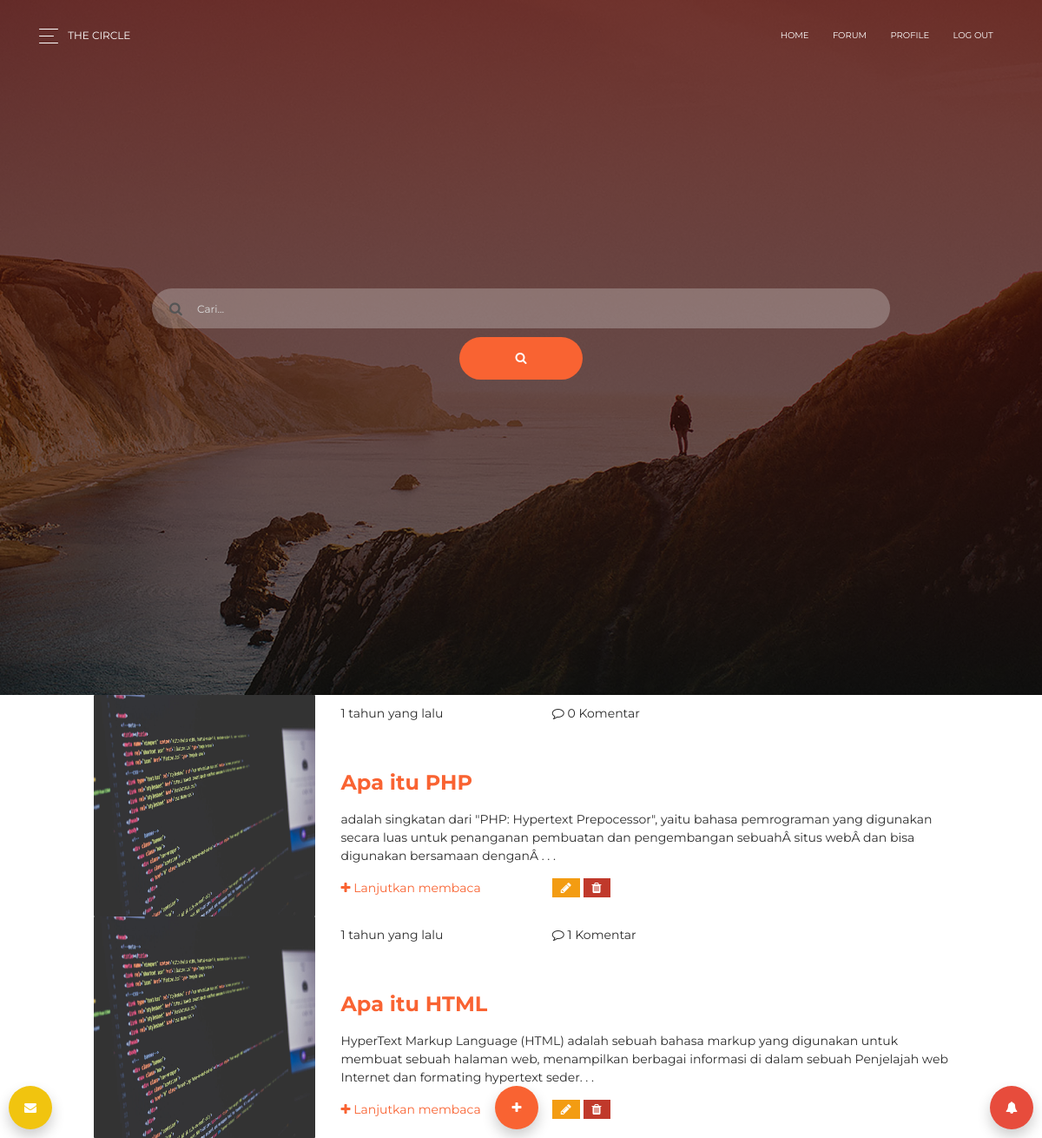
Screenshot of /index.php?mod=forum&act=t&id=2 (signed in) with the database file from the repository.
### tables this page shows
CREATE TABLE `post` (
  `post_id` int(11) NOT NULL,
  `judul` varchar(30) NOT NULL,
  `isi` text NOT NULL,
  `file` varchar(255) DEFAULT 'default/logo.jpg',
  `waktu` datetime NOT NULL,
  `w_deadline` datetime NOT NULL,
  `forum_id` int(11) NOT NULL,
  `img` varchar(255) DEFAULT 'default/default.jpg',
  `penulis` varchar(40) NOT NULL,
  `gaji` int(11) NOT NULL,
  `kota_penempatan` varchar(50) NOT NULL DEFAULT '-',
  `email` varchar(50) NOT NULL DEFAULT 'a@default.com',
  `no_hp` varchar(15) NOT NULL DEFAULT '-',
  `lowker_id` int(11) NOT NULL DEFAULT '1',
  `tag_id` varchar(255) NOT NULL,
  `status` int(6) NOT NULL
);

### config/function.php (called while the page is built, shortened)
<?php
function time_elapsed_string($datetime, $full = false) {
    $now = new DateTime;
    $ago = new DateTime($datetime);
    $diff = $now->diff($ago);
    $diff->w = floor($diff->d / 7);
    $diff->d -= $diff->w * 7;
    $string = array(
        'y' => 'tahun',
        'm' => 'bulan',
        'w' => 'minggu',
        'd' => 'hari',
        'h' => 'jam',
        'i' => 'menit',
        's' => 'detik',
    );
    foreach ($string as $k => &$v) {
        if ($diff->$k) {
            $v = $diff->$k . ' ' . $v . ($diff->$k > 1 ? '' : '');
        } else {
            unset($string[$k]);
        }
    }
    if (!$full)
        $string = array_slice($string, 0, 1);
    return $string ? implode(', ', $string) . ' yang lalu' : 'sekarang';
}
function settzone() {
    $tzone = "Asia/Jakarta";
}
?>

### apps/forum/forum_t.php (the view, shortened to what this page needs)
<div class="page-header" filter-color="orange">
        <div class="container">
            <div class="col-md-9 content-center">
                <div class="card card-plain">
                    <form class="form" method="POST" action="index.php?mod=forum&act=s">
                        <div class="content">
                            <div class="input-group form-group-no-border input-lg">
                                <span class="input-group-addon">
                                    <i class="fa fa-search"></i>
                                </span>
                                <input type="text" name="q" class="form-control" placeholder="Cari...">
                            </div>
                            <center><button class="btn btn-primary btn-round btn-lg btn-block col-lg-2"><i class="fa fa-search"></i></button></center>
                        </div>
                    </form>
                </div>
            </div>
        </div>
</div>
<div id="fixed_button3" class="but3" data-toggle="modal" data-target="#myModal">
  <i class="fa fa-plus" style="padding-top:18px;"></i>
</div>
<div class="container">
<?php
$id = $_GET['id'];
if($id==1){
  $sql    =   "SELECT a.*, b.tipe FROM post a INNER JOIN lowker b ON a.lowker_id = b.lowker_id WHERE a.status=1 AND a.forum_id='$id' ORDER BY a.waktu DESC";
      $query  = mysqli_query($con, $sql);
      $no=0;
      while ($row = mysqli_fetch_array($query))
      {
?>
  <div class="row justify-content-md-center">
    <div class="text-center col-md-8 col-lg-3">
      <div class="image">
        <img class="d-block img img-responsive" height="290px" src="d_media/post/<?php echo $row['img'] ?>">
      </div>
    </div>
    <?php
    $k = $row['post_id'];
    $sql1    =   "SELECT komentar_id FROM Komentar WHERE post_id='$k'";
    $query1  = mysqli_query($con, $sql1);
    $com = $query1->num_rows;
    ?>
        <div class="col-md-12 col-lg-8 row">
          <p class="col-md-4" style="padding-top: 10px;"><b>Deadline <?php echo $row['w_deadline'] ?></b></p>
          <p class="col-md-4" style="padding-top: 10px;"><i class="fa fa-comment-o"></i> <?php echo $com; ?></p>
          <p class="col-md-4" style="padding-top: 10px;"><i class="fa fa-map-marker"></i>  <?php echo $row['kota_penempatan'] ?></p>
            <div class="col-md-12">
                <h4><b><a href="index.php?mod=forum&act=det&id=<?php echo $row['post_id'] ?>"><?php echo $row['judul'] ?></a></b></h4>
                <?php echo substr(strip_tags(html_entity_decode($row['isi'])),0,210) ?>. . .
                <br/>
            </div>
            <p class="col-md-4" style="padding-top: 10px;">
              <a href="index.php?mod=forum&act=det&id=<?php echo $row['post_id'] ?>"><i class="fa fa-plus"></i>  Lanjutkan membaca</a></p>
              <p class="col-md-4" style="padding-top: 10px">
                <?php if (isset($_SESSION['login'])==$row['penulis']) { ?>
                <a style="background-color:#f39c12;width:30px;height:30px;padding:2px 10px 2px 10px; color:white;" class="label label-default" href="?mod=post&amp;act=e&amp;id=<?php echo $row['post_id']; ?>"><i class="fa fa-pencil"></i></a>
                <a style="background-color:#c0392b;width:30px;height:30px;padding:2px 10px 2px 10px; color:white;" class="label label-danger" href="?mod=post&amp;act=d&amp;id=<?php echo $row['post_id']; ?>&f=<?php echo $row['forum_id']; ?>" onClick="javascript: return confirm('Apakah anda ingin menghapus?');"><i class="fa fa-trash"></i></a><span class="col-lg-offset-2"></span>
                <?php } ?>
              </p>
              <p class="col-md-4" style="padding-top: 10px">
                <a style="background-color:#3498db;width:30px;height:30px;padding:2px 10px 2px 10px; color:white;" class="label label-default"><b><?php echo $row['tipe'] ?></b></a>
              </p>
       </div>
  </div>
<?php } ?>
<?php }else{
  $sql    =   "SELECT a.*, b.tipe FROM post a INNER JOIN lowker b ON a.lowker_id = b.lowker_id WHERE a.status=1 AND a.forum_id='$id' ORDER BY a.waktu DESC";
      $query  = mysqli_query($con, $sql);
      while ($row = mysqli_fetch_array($query))
      {
?>
  <div class="row justify-content-md-center">
    <div class="text-center col-md-8 col-lg-3">
      <div class="image">
        <img class="d-block img img-responsive" src="d_media/post/<?php echo $row['img'] ?>">
      </div>
    </div>
<?php
$k = $row['post_id'];
$sql1    =   "SELECT komentar_id FROM Komentar WHERE post_id='$k'";
$query1  = mysqli_query($con, $sql1);
$com = $query1->num_rows;
    ?>
        <div class="col-md-12 col-lg-8 row">
          <p class="col-md-4" style="padding-top: 10px;"><?php echo time_elapsed_string($row['waktu']) ?></b></p>
          <p class="col-md-4" style="padding-top: 10px;"><i class="fa fa-comment-o"></i>  <?php echo $com; ?> Komentar</p>
            <div class="col-md-12">
                <h4><b><a href="index.php?mod=forum&act=det&id=<?php echo $row['post_id'] ?>"><?php echo $row['judul'] ?></a></b></h4>
                <?php echo substr(strip_tags(html_entity_decode($row['isi'])),0,210) ?>. . .
                <br/>
            </div>
            <p class="col-md-4" style="padding-top: 10px;"><a href="index.php?mod=forum&act=det&id=<?php echo $row['post_id'] ?>"><i class="fa fa-plus"></i>  Lanjutkan membaca</a></p>
            <p class="col-md-4" style="padding-top: 10px">
              <?php if (isset($_SESSION['login'])==$row['penulis']) { ?>
              <a style="background-color:#f39c12;width:30px;height:30px;padding:2px 10px 2px 10px; color:white;" class="label label-default" href="?mod=post&amp;act=e&amp;id=<?php echo $row['post_id']; ?>"><i class="fa fa-pencil"></i></a>
              <a style="background-color:#c0392b;width:30px;height:30px;padding:2px 10px 2px 10px; color:white;" class="label label-danger" href="?mod=post&amp;act=d&amp;id=<?php echo $row['post_id']; ?>&f=<?php echo $row['forum_id']; ?>" onClick="javascript: return confirm('Apakah anda ingin menghapus?');"><i class="fa fa-trash"></i></a><span class="col-lg-offset-2"></span>
              <?php } ?>
            </p>
       </div>
  </div>
<?php }
}?>
</div>

### template.php (style rules this page uses)
#fixed_button3 { position: fixed; bottom: 10px; left: 47.5%; z-index: 100; }
.but3 { width: 50px; height: 50px; background-color: rgb(249,99,50); border-radius: 100px; color: white; text-align: center; box-shadow: 0px 8px 16px 0px rgba(0,0,0,0.2); }
.image { position:relative; overflow:hidden; padding-bottom:100%; }
.image img { position:absolute; height:100%; overflow: hidden; }
.img-responsive { width:100%; }
img { transform: scale(1); }

### rows the page displays
post: img (placeholder picture), waktu "1 tahun yang lalu", gaji "0", judul "Apa itu PHP", isi "adalah singkatan dari \"PHP: Hypertext Prepocessor\", yaitu bahasa pemrograman yang digunakan secara luas untuk penanganan pembuatan dan pengembangan sebuahÂ situs webÂ dan bisa digunakan bersamaan denganÂ"
post: img (placeholder picture), waktu "1 tahun yang lalu", com "1", judul "Apa itu HTML", isi "HyperText Markup Language (HTML) adalah sebuah bahasa markup yang digunakan untuk membuat sebuah halaman web, menampilkan berbagai informasi di dalam sebuah Penjelajah web Internet dan formating hypertext seder"
